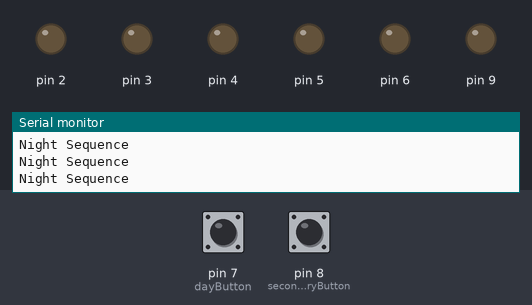
The sketch below on a simulated Arduino Uno, built with avr-gcc and run on an emulated ATmega328P. Parts: output pins drawn as LEDs (lit = HIGH), the last lines printed to the serial monitor. Inputs (shaded band) come from the test bench; at power-on: pin 7 (dayButton) LOW, pin 8 (secondaryButton) HIGH.

Above: at 1.2 s.
1.3 s: pin 7 (dayButton) pulled HIGH for 0.15 s
At 2.2 s:
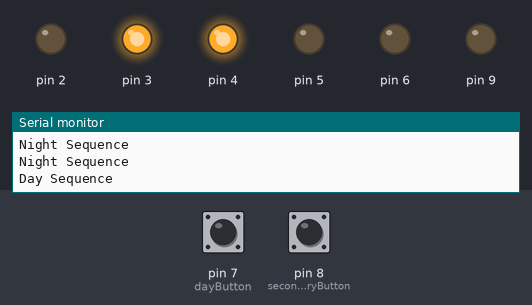
At 4.1 s:
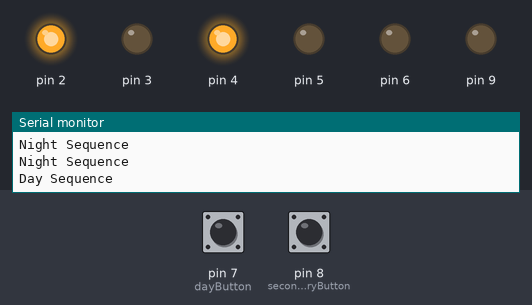
Timing chart, 0 to 12.8 s (numbered marks = the images above; inputs shaded):
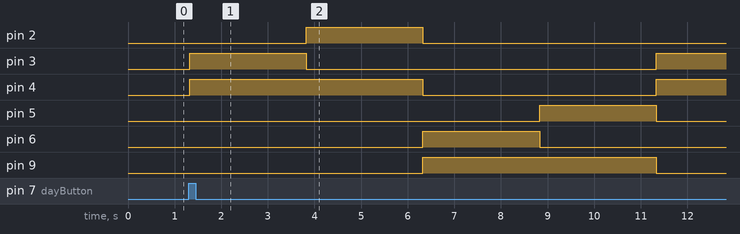

Measured:
- after the input at 1.3 s, pin 2: LOW → HIGH after 2.5 s, → LOW 2.5 s later; pin 3: LOW → HIGH at once, → LOW 2.5 s later, → HIGH 7.5 s later; pin 4: LOW → HIGH at once, → LOW 5.0 s later, → HIGH 5.0 s later; pin 5: LOW → HIGH after 7.5 s, → LOW 2.5 s later; pin 6: LOW → HIGH after 5.0 s, → LOW 2.5 s later

The sketch:

Traffic-Lights-V2.ino
```cpp
const int ORANGETIME = 2500; //How long an orange light is help for (in milliseconds)

class trafficLight
{
    public:
        int redLED;
        int orngLED;
        int grnLED;
        int onTime; //How long a green light is held for (in milliseconds)

        void off() //Switch all LEDs off
        {
            digitalWrite(redLED, LOW);
            digitalWrite(orngLED, LOW);
            digitalWrite(grnLED, LOW);
        }

        void GreenLight()
        {
            off();
            digitalWrite(grnLED, HIGH);
        }

        void OrangeLight()
        {
            off();
            digitalWrite(orngLED, HIGH);
        }

        void RedLight()
        {
            off();
            digitalWrite(redLED, HIGH);
        }

        void setup(int RLED, int OLED, int GLED, int time)
        {
            onTime = time;

            grnLED = GLED;
            orngLED = OLED;
            redLED = RLED;

            pinMode(grnLED, OUTPUT);
            pinMode(orngLED, OUTPUT);
            pinMode(redLED, OUTPUT);
        }
};

enum time
{
    day,
    night
};

trafficLight mainLights;
trafficLight secondaryLights;

time timeOfDay = day; //Is it day time?
bool secondaryCross = 0; //are the secondary lights allowed to cross (only used at night time)

int dayButton = 7;
int secondaryButton = 8;

void mainLightsGreen()
{
    secondaryLights.RedLight();
    mainLights.GreenLight();
    delay(mainLights.onTime);
}

void mainLightsOrange()
{
    mainLights.OrangeLight();
    delay(ORANGETIME);
}

void secondaryLightsGreen()
{
    mainLights.RedLight();
    secondaryLights.GreenLight();
    delay(secondaryLights.onTime);
}

void secondaryLightsOrange()
{
    secondaryLights.OrangeLight();
    delay(ORANGETIME);
}

void daySequence()
{
    Serial.println("Day Sequence");

    mainLightsGreen();
    mainLightsOrange();

    secondaryLightsGreen();
    secondaryLightsOrange();

    mainLightsGreen();
}

void nightSequence()
{
    Serial.println("Night Sequence");

    //Check to allow secondary crossing
    secondaryCross = !digitalRead(secondaryButton);

    //Secondary Lights right of way
    if(secondaryCross)
    {
        mainLightsOrange();
        secondaryLightsGreen();

        while(secondaryCross)
        {
            secondaryCross = !digitalRead(secondaryButton);
        }

        secondaryLightsOrange();
        mainLightsGreen();
    }
}

void setup()
{
    mainLights.setup(9, 2, 3, 2500);
    secondaryLights.setup(4, 5, 6, 2500);

    pinMode(dayButton, INPUT);
    pinMode(secondaryButton, INPUT);

    Serial.begin(9600);
}

void loop()
{
    //Set the time of day
    if (digitalRead(dayButton))
    {
        timeOfDay = day;
    }
    else
    {
        timeOfDay = night;
    }

    //Act on weather its day or night time
    if(timeOfDay == day)
    {
        daySequence();
    }
    else if (timeOfDay == night)
    {
        nightSequence();
    }
}
```
